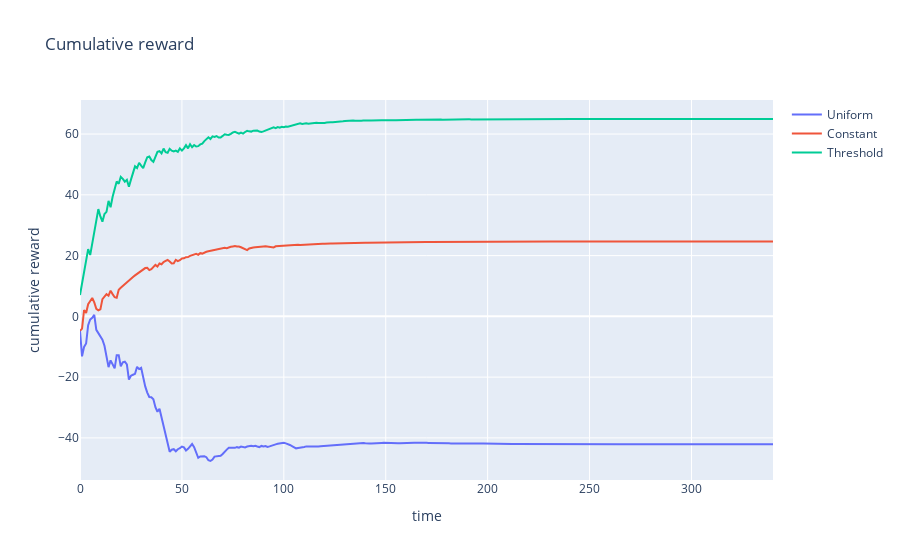

The notebook cell this image was saved under:
### Markdown cell above
**Plot the cumulative discounted reward as a function of time for the three baselines.**

You should plot one trajectory for each policy, all on the same graph. Don't forget to add legends to the graph.

### Code cell
import plotly.graph_objects as go
T = int(np.log(1/(0.001*(1-gamma)))/np.log(1/gamma)) # truncation of the infinite sum


S,R=SimulateTrajectory(T,PiUniform,s1)
S1,R1=SimulateTrajectory(T,PiConstant,s1)
S2,R2=SimulateTrajectory(T,PiThreshold,s1)

C=[R[0]]
C1=[R1[0]]
C2=[R2[0]]
for t in range(1,T):
    C.append(C[-1]+R[t]*gamma**t)
    C1.append(C1[-1]+R1[t]*gamma**t)
    C2.append(C2[-1]+R2[t]*gamma**t)

fig=go.Figure()
fig.add_trace(go.Scatter(x=list(range(T)),y=C,name="Uniform"))
fig.add_trace(go.Scatter(x=list(range(T)),y=C1,name="Constant"))
fig.add_trace(go.Scatter(x=list(range(T)),y=C2,name="Threshold"))
fig.update_layout(title="Cumulative reward",xaxis_title="time",yaxis_title="cumulative reward")
fig.show()

"""
plt.figure(figsize=(10,5))
plt.plot(C,label="Uniform")
plt.plot(C1,label="Constant")
plt.plot(C2,label="Threshold")
plt.legend()
plt.title("Cumulative reward")
plt.xlabel("time")
plt.ylabel("cumulative reward")
plt.show()
"""

### Figure 1 — Plotly figure (JSON) as saved in the notebook; plotly's stock layout.template omitted (floating-point values rounded to 4 significant figures; data arrays with more than 128 entries replaced by an {"elided": "..."} marker saying what was removed)
{"data": [{"name": "Uniform", "type": "scatter", "x": {"elided": "341 int values"}, "y": {"elided": "341 float values"}}, {"name": "Constant", "type": "scatter", "x": {"elided": "341 int values"}, "y": {"elided": "341 float values"}}, {"name": "Threshold", "type": "scatter", "x": {"elided": "341 int values"}, "y": {"elided": "341 float values"}}], "layout": {"title": {"text": "Cumulative reward"}, "xaxis": {"title": {"text": "time"}}, "yaxis": {"title": {"text": "cumulative reward"}}}}
